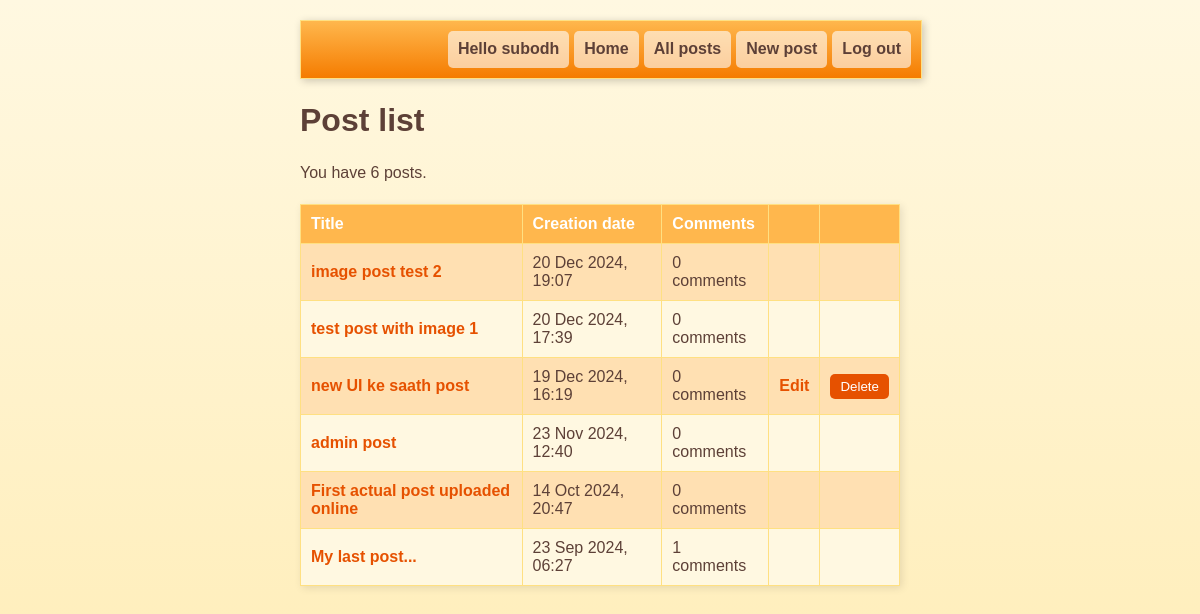
Screenshot of /list-posts.php (signed in) with the database file from the repository.
### tables this page shows
CREATE TABLE post (
	id INTEGER PRIMARY KEY AUTOINCREMENT NOT NULL,
	title VARCHAR NOT NULL,
	body VARCHAR NOT NULL,
	user_id INTEGER NOT NULL,
	created_at VARCHAR NOT NULL,
	updated_at VARCHAR, image_path VARCHAR(255),
	FOREIGN KEY (user_id) REFERENCES user(id)
);

### lib/common.php (called while the page is built, shortened)
<?php
function htmlEscape($html)
{
    return htmlspecialchars($html, ENT_HTML5, 'UTF-8');
}
function convertSqlDate($sqlDate)
{
    $date = DateTime::createFromFormat('Y-m-d H:i:s', $sqlDate);
    return $date->format('d M Y, H:i');
}
function getAuthUser()
{
    if(isLoggedIn()){
        return $_SESSION['logged_in_username'];
    }
    else{
        return null;
    }
}
function isLoggedIn()
{
    return isset($_SESSION['logged_in_username']);
}
function getAllPosts(PDO $pdo)
{
    $stmt = $pdo -> query(
        'SELECT id, title, created_at, body, (SELECT COUNT(*) FROM comment WHERE comment.post_id = post.id) comment_count, image_path FROM post ORDER BY created_at DESC'
    );
    return $stmt->fetchAll(PDO::FETCH_ASSOC);
}
function getUserFromUserId(PDO $pdo, $userId){
    $sql = 'SELECT username FROM user WHERE id=:id';
    $stmt = $pdo -> prepare($sql);
    $stmt->execute(
        array('id' => $userId)
    );
    return $stmt->fetchColumn();
}
function getUserFromPostId(PDO $pdo, $postId)
{
    $sql = 'SELECT user_id FROM post WHERE id=:id';
    $stmt = $pdo->prepare($sql);
    $stmt -> execute(
        array('id' => $postId)
    );
    return $stmt->fetchColumn();
}
function checkUser(PDO $pdo, $postId, $username)
{
    $userId = getUserFromPostId($pdo, $postId);
    $author = getUserFromUserId($pdo, $userId);
    $adminUsername = 'admin';
    $allowed = false;
    if($author === $username or $username === $adminUsername)
    {
        $allowed = true;
    }
    return $allowed;
}

### list-posts.php (the view, shortened to what this page needs)
<?php
require_once 'lib/common.php';
$pdo = getPDO();
$posts = getAllPosts($pdo);
?>
<DOCTYPE html>
        <?php include 'templates/head.php' ?>
        <?php require_once 'templates/top-menu.php' ?>
        <h1> Post list </h1>
        <p> You have <?php echo count($posts)?> posts. </p>
        <form method="post">
            <table id="post-list">
                <thead>
                    <tr>
                        <th> Title </th>
                        <th> Creation date </th>
                        <th> Comments </th>
                        <th></th>
                        <th></th>
                    </tr>
                </thead>
                <tbody>
                    <?php foreach ($posts as $post): ?>
                        <tr>
                            <td>
                                <a href="view-post.php?post_id=<?php echo $post['id'] ?>"><?php echo htmlEscape($post['title'])?></a>
                            </td>
                            <td>
                                <?php echo convertSqlDate($post['created_at']) ?>
                            </td>
                            <td>
                                <?php echo htmlEscape($post['comment_count']); ?> comments
                            </td>
                            <td>
                                <?php if(checkUser($pdo, $post['id'], getAuthUser())): ?>
                                    <a href="edit-post.php?post_id=<?php echo $post['id']?>">Edit</a>
                                <?php endif ?>
                            </td>
                            <td>
                                <?php if(checkUser($pdo, $post['id'], getAuthUser())): ?>
                                    <input
                                        type="submit"
                                        name="delete-post[<?php echo $post['id']?>]"
                                        value="Delete"
                                    />
                                <?php endif ?>
                            </td>
                        </tr>
                        <?php endforeach ?>
                </tbody>
            </table>
        </form>
    </body>
</html>

### css/main.css (style rules this page uses)
body a { font-family: Verdana, Geneva, Tahoma, sans-serif; color: #5d4037; }
#post-list { width: 100%; border-collapse: collapse; margin-top: 20px; background-color: #fff3e0; box-shadow: 2px 2px 8px rgba(0, 0, 0, 0.1); }
#post-list th { background-color: #ffb74d; color: white; font-weight: bold; padding: 10px; text-align: left; border: 1px solid #ffe082; }
#post-list td { padding: 10px; border: 1px solid #ffe082; text-align: left; }
#post-list tr:nth-child(odd) { background-color: #ffe0b2; }
#post-list tr:nth-child(even) { background-color: #fff8e1; }
#post-list a { color: #e65100; text-decoration: none; font-weight: bold; }
#post-list input[type="submit"] { background-color: #e65100; color: white; border: none; padding: 5px 10px; border-radius: 5px; cursor: pointer; transition: background-color 0.3s ease; }

### rows the page displays
post: title "image post test 2", created_at "20 Dec 2024, 19:07", comment_count "0"
post: title "test post with image 1", created_at "20 Dec 2024, 17:39", comment_count "0"
post: title "new UI ke saath post", created_at "19 Dec 2024, 16:19", comment_count "0"
post: title "admin post", created_at "23 Nov 2024, 12:40", comment_count "0"
post: title "First actual post uploaded online", created_at "14 Oct 2024, 20:47", comment_count "0"
post: title "My last post...", created_at "23 Sep 2024, 06:27", comment_count "1"

### other values shown
htmlEscape(getAuthUser()) "subodh"
count($posts) "6"
